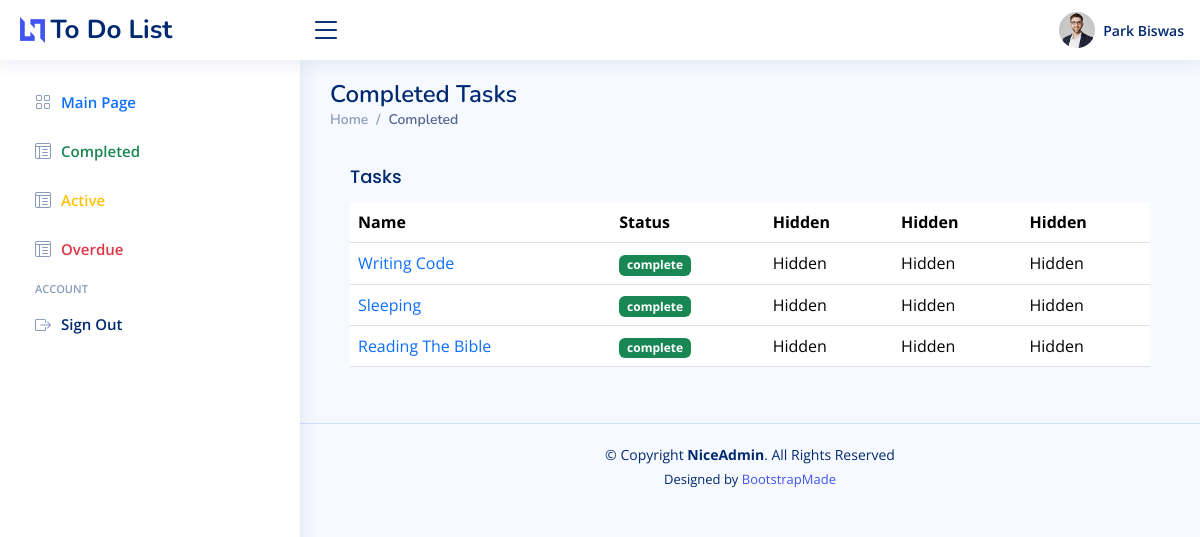
The page /todolist/display/complete (signed in) on the database its author committed.
### ToDoList/models.py (models this page shows, shortened)
class Task(models.Model):
    name = models.CharField(max_length=150)
    time = models.DurationField(null=True)
    status_choices = [
        ("pending","pending"),
        ("complete","complete"),
        ("overdue","overdue"),
    ]
    status = models.CharField(max_length=20,choices=status_choices,default="pending")
    user_id = models.ForeignKey(User, on_delete=models.CASCADE, default=None)
    updated_at = models.DateTimeField(default=timezone.now)
    def save(self, *args, set_updated_at = False, **kwargs):
        if set_updated_at:
            self.updated_at = timezone.now()
        super().save(*args, **kwargs)
    def is_overdue(self):
        current_time = timezone.now()
        end_time = self.updated_at + self.time
        return end_time <= current_time

### ToDoList/views.py (the view)
# urls.py: path("display/<str:display_type>",views.display,name="display"),
def display(request, display_type):
    config = {}
    user_data = get_user_data(request)
    set_overdue(user_data) # Check for overdue tasks
    tasks = Task.objects.filter(user_id = user_data, status = display_type)
    config['display_type'] = "Completed" if display_type == "complete" else "Active" if display_type == "pending" else "Overdue"
    config['user'] = f"{user_data.first_name} {user_data.last_name}"
    config['tasks'] = tasks
    return render(request,"display.html",config)

### ToDoList/utils.py (called while the page is built)
def get_user_data(request):
    return User.objects.get(id = get_auth_from_session(request))

def set_overdue(user_data):
    Task = apps.get_model('ToDoList', 'Task')
    tasks = Task.objects.filter(status__in=["pending","overdue"], user_id=user_data)
    for task in tasks:
        if task.is_overdue():
            task.status = "overdue"
            task.save(set_updated_at=False)
        else:
            task.status = "pending"
            task.save()

### authentication/utils.py (called while the page is built)
def get_auth_from_session(request):
    return request.session['user']

### ToDoList/templates/display.html (shortened to what this page needs)
{% extends "index.html" %}
{% block content %}
    <main id="main" class="main">
        <div class="pagetitle">
            <h1>{{display_type}} Tasks</h1>
            <nav>
            <ol class="breadcrumb">
                <li class="breadcrumb-item"><a href="{% url 'index'%}">Home</a></li>
                <li class="breadcrumb-item active">{{display_type}}</li>
            </ol>
            </nav>
        </div>
        <section class="section">
            <div class="row">
            <div class="col-12">
                <div class="card-body">
                  <h5 class="card-title">Tasks</h5>
                  <table class="table table-hover datatable">
                    <thead>
                      <tr>
                        <th scope="col">Name</th>
                        <th scope="col">Status</th>
                        {% if display_type != "Completed" %}
                          <th scope="col">Mark as Done</th>
                          <th scope="col">Given Duration</th>
                        {% if display_type == "Active" %}
                          <th scope="col">Time Left as of now</th>
                        {% else %}
                          <th data-hidden="true">Hidden</th>
                        {% endif %}
                        {% else %}
                          <th data-hidden="true">Hidden</th>
                          <th data-hidden="True">Hidden</th>
                          <th data-hidden="True">Hidden</th>
                        {% endif %}
                      </tr>
                    </thead>
                    <tbody>
                      {% for task in tasks %}
                            <tr>
                                <td><div class="text-primary">{{task.name}}</div></td>
                                <td>
                                  <span class="badge {% if display_type == "Completed" %}bg-success
                                  {% elif display_type == "Active" %}bg-warning{% else %}bg-danger{% endif %}">{{task.status}}</span>
                                </td>
                                {% if display_type != "Completed" %}
                                <td>
                                  <form action="{% url "status" task.id %}" method="post">
                                    {% csrf_token %}
                                    <input type="hidden" name="status_value" value="{% if task.status == "complete" %}pending{% else %}complete{% endif %}">
                                    <input type="checkbox" class = "form-check-input" name="status" {% if task.status == "complete" %}checked{% endif %} onchange= "this.form.submit()">
                                  </form>
                                </td>
                                <td>
                                  {{task.time}}
                                </td>
                                {% if display_type == "Active"%}
                                <td>
                                  <div class="text-success">
                                      {% with time_values=task.get_pending_time %}
                                          {{ time_values.0 }}:{{ time_values.1 }}:{{ time_values.2 }}
                                      {% endwith %}
                                  </div>
                              </td>
                              {% else %}
                              <td>Hidden</td>
                              {% endif %}
                              {% else %}
                              <td>Hidden</td>
                              <td>Hidden</td>
                              <td>Hidden</td>
                              {% endif %}
                            </tr>
                      {% endfor %}
                    </tbody>
                  </table>
              </div>
            </div>
          </div>
          </section>
    </main>
{% endblock %}

### static/assets/css/style.css (style rules this page uses)
:root { scroll-behavior: smooth; }
body { font-family: "Open Sans", sans-serif; background: #f6f9ff; color: #444444; }
a { color: #4154f1; text-decoration: none; }
h1, h2, h3, h4, h5, h6 { font-family: "Nunito", sans-serif; }
#main { margin-top: 60px; padding: 20px 30px; transition: all 0.3s; }
.pagetitle { margin-bottom: 10px; }
.pagetitle h1 { font-size: 24px; margin-bottom: 0; font-weight: 600; color: #012970; }
.card-title { padding: 20px 0 15px 0; font-size: 18px; font-weight: 500; color: #012970; font-family: "Poppins", sans-serif; }
.card-body { padding: 0 20px 20px 20px; }
.breadcrumb { font-size: 14px; font-family: "Nunito", sans-serif; color: #899bbd; font-weight: 600; }
.breadcrumb a { color: #899bbd; transition: 0.3s; }
.breadcrumb .breadcrumb-item::before { color: #899bbd; }
.breadcrumb .active { color: #51678f; font-weight: 600; }
@media (min-width: 1200px) { #main, #footer { margin-left: 300px; } }

### rows shown on the page
Task: name "Writing Code", status "complete"
Task: name "Sleeping", status "complete"
Task: name "Reading The Bible", status "complete"

### other values the page prints
{{ user }} "Park Biswas"
{{ display_type }} "Completed"
